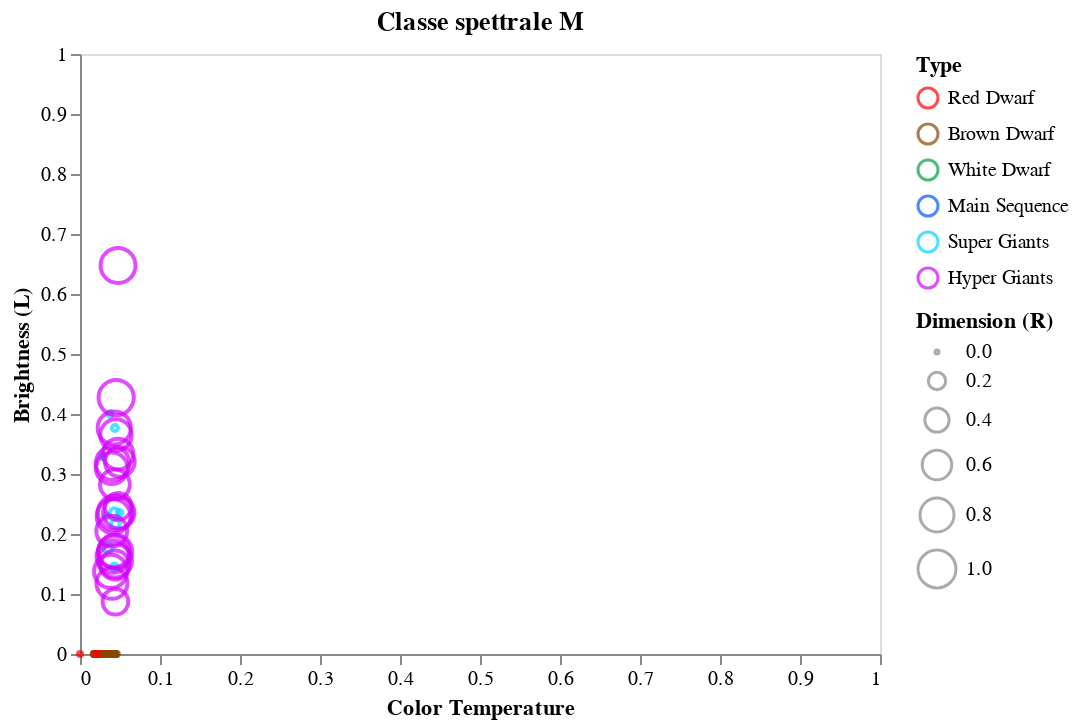

The code cell stored with this chart in its notebook:
### Code cell
data = dataset[dataset['Spectral_Class'] == 'M']

alt.Chart(data, title = "Classe spettrale M").mark_point().encode( 
    
    x = alt.X('Temperature',
         scale = alt.Scale(domain = (min(dataset.Temperature), max(dataset.Temperature))),
         axis = alt.Axis(format='K', title='Color Temperature', grid = False)
         ),
    
    y = alt.Y('L',
         scale = alt.Scale(domain = (min(dataset.L), max(dataset.L))),
         axis = alt.Axis(format='K', title='Brightness (L)', grid = False)
         ),
    
    size = alt.Size('R', 
                    scale = alt.Scale(domain = [0, 1]), 
                    legend = alt.Legend(title = 'Dimension (R)')
                   ),
    
    color = alt.Color('Type', scale=alt.Scale(domain=dom, range=rng)
                     )
    
)

### Figure 1 — Vega-Lite specification as saved in the notebook (floating-point values rounded to 4 significant figures)
{"config": {"view": {"continuousWidth": 400, "continuousHeight": 300}}, "data": {"name": "data-1515f9d870a85db3b1e07a2775229dca"}, "mark": "point", "encoding": {"color": {"type": "nominal", "field": "Type", "scale": {"domain": ["Red Dwarf", "Brown Dwarf", "White Dwarf", "Main Sequence", "Super Giants", "Hyper Giants"], "range": ["#fc0000", "#874701", "#029c49", "#0055ff", "#00d5ff", "#d400ff"]}}, "size": {"type": "quantitative", "field": "R", "legend": {"title": "Dimension (R)"}, "scale": {"domain": [0, 1]}}, "x": {"type": "quantitative", "axis": {"format": "K", "grid": false, "title": "Color Temperature"}, "field": "Temperature", "scale": {"domain": [0.0, 1.0]}}, "y": {"type": "quantitative", "axis": {"format": "K", "grid": false, "title": "Brightness (L)"}, "field": "L", "scale": {"domain": [0.0, 1.0]}}}, "title": "Classe spettrale M", "$schema": "https://vega.github.io/schema/vega-lite/v4.8.1.json", "datasets": {"data-1515f9d870a85db3b1e07a2775229dca": [{"Temperature": 0.02966, "L": 2.731e-09, "R": 8.294e-05, "A_M": 0.8768, "Color": "Red", "Spectral_Class": "M", "Type": "Red Dwarf"}, {"Temperature": 0.02898, "L": 4.945e-10, "R": 7.483e-05, "A_M": 0.8918, "Color": "Red", "Spectral_Class": "M", "Type": "Red Dwarf"}, {"Temperature": 0.01737, "L": 2.59e-10, "R": 4.804e-05, "A_M": 0.9575, "Color": "Red", "Spectral_Class": "M", "Type": "Red Dwarf"}, {"Temperature": 0.02262, "L": 1.413e-10, "R": 7.78e-05, "A_M": 0.8934, "Color": "Red", "Spectral_Class": "M", "Type": "Red Dwarf"}, {"Temperature": 0.0, "L": 6.828e-11, "R": 4.855e-05, "A_M": 1.0, "Color": "Red", "Spectral_Class": "M", "Type": "Red Dwarf"}, {"Temperature": 0.02367, "L": 6.71e-10, "R": 5.214e-05, "A_M": 0.9037, "Color": "Red", "Spectral_Class": "M", "Type": "Red Dwarf"}, {"Temperature": 0.01834, "L": 7.652e-10, "R": 6.087e-05, "A_M": 0.9112, "Color": "Red", "Spectral_Class": "M", "Type": "Red Dwarf"}, {"Temperature": 0.01737, "L": 3.767e-10, "R": 4.496e-05, "A_M": 0.9168, "Color": "Red", "Spectral_Class": "M", "Type": "Red Dwarf"}, {"Temperature": 0.01868, "L": 7.181e-10, "R": 5.214e-05, "A_M": 0.9184, "Color": "Red", "Spectral_Class": "M", "Type": "Red Dwarf"}, {"Temperature": 0.01999, "L": 1.177e-10, "R": 6.241e-05, "A_M": 0.8746, "Color": "Red", "Spectral_Class": "M", "Type": "Red Dwarf"}, {"Temperature": 0.04364, "L": 3.32e-09, "R": 0.0002574, "A_M": 0.707, "Color": "Red", "Spectral_Class": "M", "Type": "Brown Dwarf"}, {"Temperature": 0.03127, "L": 1.427e-08, "R": 0.0001887, "A_M": 0.7414, "Color": "Red", "Spectral_Class": "M", "Type": "Brown Dwarf"}, {"Temperature": 0.0314, "L": 3.767e-10, "R": 9.628e-05, "A_M": 0.7858, "Color": "Red", "Spectral_Class": "M", "Type": "Brown Dwarf"}, {"Temperature": 0.04438, "L": 6.381e-09, "R": 0.0001974, "A_M": 0.7004, "Color": "Red", "Spectral_Class": "M", "Type": "Brown Dwarf"}, {"Temperature": 0.01868, "L": 6.122e-10, "R": 6.754e-05, "A_M": 0.7412, "Color": "Red", "Spectral_Class": "M", "Type": "Brown Dwarf"}, {"Temperature": 0.03681, "L": 4.379e-09, "R": 0.0001189, "A_M": 0.7814, "Color": "Red", "Spectral_Class": "M", "Type": "Brown Dwarf"}, {"Temperature": 0.0226, "L": 2.025e-09, "R": 7.78e-05, "A_M": 0.8352, "Color": "Red", "Spectral_Class": "M", "Type": "Brown Dwarf"}, {"Temperature": 0.04606, "L": 4.226e-09, "R": 0.0002369, "A_M": 0.7104, "Color": "Red", "Spectral_Class": "M", "Type": "Brown Dwarf"}, {"Temperature": 0.03292, "L": 4.168e-09, "R": 9.664e-05, "A_M": 0.7958, "Color": "Red", "Spectral_Class": "M", "Type": "Brown Dwarf"}, {"Temperature": 0.03946, "L": 4.582e-08, "R": 0.0001758, "A_M": 0.7223, "Color": "Red", "Spectral_Class": "M", "Type": "Brown Dwarf"}, {"Temperature": 0.04958, "L": 0.2355, "R": 0.009747, "A_M": 0.156, "Color": "Red", "Spectral_Class": "M", "Type": "Super Giants"}, {"Temperature": 0.03747, "L": 0.4003, "R": 0.0118, "A_M": 0.1789, "Color": "Red", "Spectral_Class": "M", "Type": "Super Giants"}, {"Temperature": 0.03497, "L": 0.1766, "R": 0.04516, "A_M": 0.1845, "Color": "Red", "Spectral_Class": "M", "Type": "Super Giants"}, {"Temperature": 0.03313, "L": 0.2296, "R": 0.00872, "A_M": 0.147, "Color": "Red", "Spectral_Class": "M", "Type": "Super Giants"}, {"Temperature": 0.02809, "L": 0.3296, "R": 0.01283, "A_M": 0.1851, "Color": "Red", "Spectral_Class": "M", "Type": "Super Giants"}, {"Temperature": 0.04364, "L": 0.3767, "R": 0.01488, "A_M": 0.1664, "Color": "Red", "Spectral_Class": "M", "Type": "Super Giants"}, {"Temperature": 0.04298, "L": 0.1448, "R": 0.02309, "A_M": 0.1607, "Color": "Red", "Spectral_Class": "M", "Type": "Super Giants"}, {"Temperature": 0.04296, "L": 0.2355, "R": 0.04567, "A_M": 0.2089, "Color": "Red", "Spectral_Class": "M", "Type": "Super Giants"}, {"Temperature": 0.0443, "L": 0.2166, "R": 0.04311, "A_M": 0.162, "Color": "Red", "Spectral_Class": "M", "Type": "Super Giants"}, {"Temperature": 0.04075, "L": 0.3179, "R": 0.7801, "A_M": 0.0788, "Color": "Red", "Spectral_Class": "M", "Type": "Hyper Giants"}, {"Temperature": 0.04758, "L": 0.3332, "R": 0.6466, "A_M": 0.1341, "Color": "Red", "Spectral_Class": "M", "Type": "Hyper Giants"}, {"Temperature": 0.04979, "L": 0.3202, "R": 0.6071, "A_M": 0.08505, "Color": "Red", "Spectral_Class": "M", "Type": "Hyper Giants"}, {"Temperature": 0.04756, "L": 0.6475, "R": 0.8458, "A_M": 0.121, "Color": "Orange", "Spectral_Class": "M", "Type": "Hyper Giants"}, {"Temperature": 0.04495, "L": 0.365, "R": 0.6795, "A_M": 0.1291, "Color": "Red", "Spectral_Class": "M", "Type": "Hyper Giants"}, {"Temperature": 0.0397, "L": 0.3096, "R": 0.6923, "A_M": 0.005316, "Color": "Red", "Spectral_Class": "M", "Type": "Hyper Giants"}, {"Temperature": 0.04522, "L": 0.4274, "R": 0.8586, "A_M": 0.0, "Color": "Red", "Spectral_Class": "M", "Type": "Hyper Giants"}, {"Temperature": 0.0397, "L": 0.2048, "R": 0.659, "A_M": 0.02001, "Color": "Red", "Spectral_Class": "M", "Type": "Hyper Giants"}, {"Temperature": 0.04763, "L": 0.2461, "R": 0.4901, "A_M": 0.02126, "Color": "Red", "Spectral_Class": "M", "Type": "Hyper Giants"}, {"Temperature": 0.04193, "L": 0.2296, "R": 0.7934, "A_M": 0.01751, "Color": "Red", "Spectral_Class": "M", "Type": "Hyper Giants"}, {"Temperature": 0.03684, "L": 6.499e-09, "R": 2.494e-05, "A_M": 0.8802, "Color": "Red", "Spectral_Class": "M", "Type": "Red Dwarf"}, {"Temperature": 0.03923, "L": 6.946e-10, "R": 9.32e-05, "A_M": 0.9024, "Color": "Red", "Spectral_Class": "M", "Type": "Red Dwarf"}, {"Temperature": 0.02743, "L": 1.884e-10, "R": 4.393e-05, "A_M": 0.8759, "Color": "Red", "Spectral_Class": "M", "Type": "Red Dwarf"}, {"Temperature": 0.02354, "L": 3.061e-10, "R": 4.28e-05, "A_M": 0.9031, "Color": "Red", "Spectral_Class": "M", "Type": "Red Dwarf"}, {"Temperature": 0.02617, "L": 7.064e-11, "R": 5.522e-05, "A_M": 0.9634, "Color": "Red", "Spectral_Class": "M", "Type": "Red Dwarf"}, {"Temperature": 0.03563, "L": 1.06e-09, "R": 6.343e-05, "A_M": 0.9084, "Color": "Red", "Spectral_Class": "M", "Type": "Red Dwarf"}, {"Temperature": 0.02643, "L": 2.825e-10, "R": 4.342e-05, "A_M": 0.9462, "Color": "Red", "Spectral_Class": "M", "Type": "Red Dwarf"}, {"Temperature": 0.02307, "L": 1.06e-09, "R": 4.244e-05, "A_M": 0.8871, "Color": "Red", "Spectral_Class": "M", "Type": "Red Dwarf"}, {"Temperature": 0.02194, "L": 3.296e-10, "R": 5.625e-05, "A_M": 0.9165, "Color": "Red", "Spectral_Class": "M", "Type": "Red Dwarf"}, {"Temperature": 0.02449, "L": 7.535e-10, "R": 5.728e-05, "A_M": 0.9803, "Color": "Red", "Spectral_Class": "M", "Type": "Red Dwarf"}, {"Temperature": 0.03694, "L": 2.463e-08, "R": 0.0001358, "A_M": 0.7573, "Color": "Red", "Spectral_Class": "M", "Type": "Brown Dwarf"}, {"Temperature": 0.04382, "L": 2.581e-08, "R": 0.0001907, "A_M": 0.6892, "Color": "Red", "Spectral_Class": "M", "Type": "Brown Dwarf"}, {"Temperature": 0.03586, "L": 9.913e-09, "R": 8.807e-05, "A_M": 0.7855, "Color": "Red", "Spectral_Class": "M", "Type": "Brown Dwarf"}, {"Temperature": 0.03182, "L": 1.027e-08, "R": 0.0001753, "A_M": 0.7461, "Color": "Red", "Spectral_Class": "M", "Type": "Brown Dwarf"}, {"Temperature": 0.04233, "L": 4.615e-09, "R": 0.000145, "A_M": 0.7133, "Color": "Red", "Spectral_Class": "M", "Type": "Brown Dwarf"}, {"Temperature": 0.03261, "L": 1.083e-09, "R": 0.0001753, "A_M": 0.7405, "Color": "Red", "Spectral_Class": "M", "Type": "Brown Dwarf"}, {"Temperature": 0.02499, "L": 3.909e-09, "R": 0.0001189, "A_M": 0.7936, "Color": "Red", "Spectral_Class": "M", "Type": "Brown Dwarf"}, {"Temperature": 0.03686, "L": 1.672e-09, "R": 0.0001532, "A_M": 0.7439, "Color": "Red", "Spectral_Class": "M", "Type": "Brown Dwarf"}, {"Temperature": 0.01792, "L": 6.122e-10, "R": 4.598e-05, "A_M": 0.7733, "Color": "Red", "Spectral_Class": "M", "Type": "Brown Dwarf"}, {"Temperature": 0.03203, "L": 1.495e-09, "R": 7.832e-05, "A_M": 0.8099, "Color": "Red", "Spectral_Class": "M", "Type": "Brown Dwarf"}, {"Temperature": 0.03994, "L": 0.1177, "R": 0.6615, "A_M": 0.03815, "Color": "Red", "Spectral_Class": "M", "Type": "Hyper Giants"}, {"Temperature": 0.04377, "L": 0.1483, "R": 0.5769, "A_M": 0.03471, "Color": "Red", "Spectral_Class": "M", "Type": "Hyper Giants"}, {"Temperature": 0.04403, "L": 0.2355, "R": 0.8391, "A_M": 0.01845, "Color": "Red", "Spectral_Class": "M", "Type": "Hyper Giants"}, {"Temperature": 0.03836, "L": 0.1377, "R": 0.7626, "A_M": 0.03127, "Color": "Red", "Spectral_Class": "M", "Type": "Hyper Giants"}, {"Temperature": 0.0439, "L": 0.1554, "R": 0.7811, "A_M": 0.03315, "Color": "Red", "Spectral_Class": "M", "Type": "Hyper Giants"}, {"Temperature": 0.04241, "L": 0.1707, "R": 0.6795, "A_M": 0.02783, "Color": "Red", "Spectral_Class": "M", "Type": "Hyper Giants"}, {"Temperature": 0.0443, "L": 0.08712, "R": 0.4496, "A_M": 0.05222, "Color": "Red", "Spectral_Class": "M", "Type": "Hyper Giants"}, {"Temperature": 0.04837, "L": 0.2355, "R": 0.6795, "A_M": 0.03815, "Color": "Red", "Spectral_Class": "M", "Type": "Hyper Giants"}, {"Temperature": 0.03636, "L": 4.12e-10, "R": 4.249e-05, "A_M": 0.9093, "Color": "Red", "Spectral_Class": "M", "Type": "Red Dwarf"}, {"Temperature": 0.04183, "L": 1.001e-09, "R": 4.578e-05, "A_M": 0.9962, "Color": "Red", "Spectral_Class": "M", "Type": "Red Dwarf"}, {"Temperature": 0.0336, "L": 5.415e-10, "R": 5.214e-05, "A_M": 0.9987, "Color": "Red", "Spectral_Class": "M", "Type": "Red Dwarf"}, {"Temperature": 0.03171, "L": 8.241e-11, "R": 4.352e-05, "A_M": 0.9018, "Color": "Red", "Spectral_Class": "M", "Type": "Red Dwarf"}, {"Temperature": 0.0413, "L": 6.593e-10, "R": 5.163e-05, "A_M": 0.9081, "Color": "Red", "Spectral_Class": "M", "Type": "Red Dwarf"}, {"Temperature": 0.03379, "L": 8.005e-10, "R": 5.779e-05, "A_M": 0.9866, "Color": "Red", "Spectral_Class": "M", "Type": "Red Dwarf"}, {"Temperature": 0.02617, "L": 9.3e-10, "R": 4.352e-05, "A_M": 0.9006, "Color": "Red", "Spectral_Class": "M", "Type": "Red Dwarf"}, {"Temperature": 0.02422, "L": 1.295e-10, "R": 4.183e-05, "A_M": 0.8952, "Color": "Red", "Spectral_Class": "M", "Type": "Red Dwarf"}, {"Temperature": 0.02409, "L": 9.607e-10, "R": 3.582e-05, "A_M": 0.9844, "Color": "Red", "Spectral_Class": "M", "Type": "Red Dwarf"}, {"Temperature": 0.02081, "L": 4.203e-10, "R": 3.962e-05, "A_M": 0.9384, "Color": "Red", "Spectral_Class": "M", "Type": "Red Dwarf"}, {"Temperature": 0.03037, "L": 1.295e-10, "R": 0.0002482, "A_M": 0.7126, "Color": "Red", "Spectral_Class": "M", "Type": "Brown Dwarf"}, {"Temperature": 0.04382, "L": 1.766e-10, "R": 0.0001907, "A_M": 0.6961, "Color": "Red", "Spectral_Class": "M", "Type": "Brown Dwarf"}, {"Temperature": 0.0305, "L": 9.324e-09, "R": 0.0001548, "A_M": 0.722, "Color": "Red", "Spectral_Class": "M", "Type": "Brown Dwarf"}, {"Temperature": 0.02759, "L": 1.015e-08, "R": 0.0001702, "A_M": 0.783, "Color": "Red", "Spectral_Class": "M", "Type": "Brown Dwarf"}, {"Temperature": 0.04212, "L": 9.654e-10, "R": 0.0003139, "A_M": 0.8177, "Color": "Red", "Spectral_Class": "M", "Type": "Brown Dwarf"}, {"Temperature": 0.03426, "L": 2.614e-09, "R": 0.0003703, "A_M": 0.834, "Color": "Red", "Spectral_Class": "M", "Type": "Brown Dwarf"}, {"Temperature": 0.03027, "L": 9.442e-09, "R": 0.0001189, "A_M": 0.7301, "Color": "Red", "Spectral_Class": "M", "Type": "Brown Dwarf"}, {"Temperature": 0.04359, "L": 1.201e-09, "R": 0.0002831, "A_M": 0.8186, "Color": "Red", "Spectral_Class": "M", "Type": "Brown Dwarf"}, {"Temperature": 0.03639, "L": 3.909e-09, "R": 0.0001702, "A_M": 0.7552, "Color": "Red", "Spectral_Class": "M", "Type": "Brown Dwarf"}, {"Temperature": 0.04209, "L": 1.436e-09, "R": 0.0001271, "A_M": 0.8208, "Color": "Red", "Spectral_Class": "M", "Type": "Brown Dwarf"}, {"Temperature": 0.04285, "L": 0.3767, "R": 0.7596, "A_M": 0.1357, "Color": "Red", "Spectral_Class": "M", "Type": "Hyper Giants"}, {"Temperature": 0.04101, "L": 0.1625, "R": 0.7288, "A_M": 0.1169, "Color": "Red", "Spectral_Class": "M", "Type": "Hyper Giants"}, {"Temperature": 0.04364, "L": 0.2825, "R": 0.6107, "A_M": 0.126, "Color": "Red", "Spectral_Class": "M", "Type": "Hyper Giants"}, {"Temperature": 0.04401, "L": 0.1707, "R": 0.797, "A_M": 0.1316, "Color": "Red", "Spectral_Class": "M", "Type": "Hyper Giants"}, {"Temperature": 0.02344, "L": 1.778e-10, "R": 4.265e-05, "A_M": 0.8796, "Color": "Red", "Spectral_Class": "M", "Type": "Red Dwarf"}, {"Temperature": 0.02562, "L": 6.487e-10, "R": 5.522e-05, "A_M": 0.9478, "Color": "Red", "Spectral_Class": "M", "Type": "Red Dwarf"}, {"Temperature": 0.03888, "L": 1.943e-10, "R": 6.035e-05, "A_M": 0.9218, "Color": "Red", "Spectral_Class": "M", "Type": "Red Dwarf"}, {"Temperature": 0.0336, "L": 4.379e-10, "R": 4.634e-05, "A_M": 0.9149, "Color": "Red", "Spectral_Class": "M", "Type": "Red Dwarf"}, {"Temperature": 0.03978, "L": 6.369e-10, "R": 3.536e-05, "A_M": 0.9068, "Color": "Red", "Spectral_Class": "M", "Type": "Red Dwarf"}, {"Temperature": 0.02496, "L": 3.202e-10, "R": 4.563e-05, "A_M": 0.9021, "Color": "Red", "Spectral_Class": "M", "Type": "Red Dwarf"}, {"Temperature": 0.02704, "L": 4.485e-10, "R": 5.676e-05, "A_M": 0.9184, "Color": "Red", "Spectral_Class": "M", "Type": "Red Dwarf"}, {"Temperature": 0.04059, "L": 5.545e-10, "R": 4.691e-05, "A_M": 0.894, "Color": "Red", "Spectral_Class": "M", "Type": "Red Dwarf"}, {"Temperature": 0.02204, "L": 9.053e-10, "R": 5.317e-05, "A_M": 0.9809, "Color": "Red", "Spectral_Class": "M", "Type": "Red Dwarf"}, {"Temperature": 0.04162, "L": 1.032e-09, "R": 6.189e-05, "A_M": 0.884, "Color": "Red", "Spectral_Class": "M", "Type": "Red Dwarf"}, {"Temperature": 0.04001, "L": 6.145e-09, "R": 7.165e-05, "A_M": 0.7314, "Color": "Red", "Spectral_Class": "M", "Type": "Brown Dwarf"}, {"Temperature": 0.03463, "L": 2.731e-09, "R": 0.0002318, "A_M": 0.7083, "Color": "Red", "Spectral_Class": "M", "Type": "Brown Dwarf"}, {"Temperature": 0.02772, "L": 8.382e-09, "R": 0.0001394, "A_M": 0.7933, "Color": "Red", "Spectral_Class": "M", "Type": "Brown Dwarf"}, {"Temperature": 0.03345, "L": 1.789e-09, "R": 0.0001897, "A_M": 0.7747, "Color": "Red", "Spectral_Class": "M", "Type": "Brown Dwarf"}, {"Temperature": 0.04162, "L": 6.263e-09, "R": 0.0001594, "A_M": 0.7614, "Color": "Red", "Spectral_Class": "M", "Type": "Brown Dwarf"}, {"Temperature": 0.04359, "L": 3.084e-09, "R": 0.0003395, "A_M": 0.8001, "Color": "Red", "Spectral_Class": "M", "Type": "Brown Dwarf"}, {"Temperature": 0.03161, "L": 1.46e-09, "R": 0.0001281, "A_M": 0.8143, "Color": "Red", "Spectral_Class": "M", "Type": "Brown Dwarf"}, {"Temperature": 0.04091, "L": 1.377e-09, "R": 0.0001681, "A_M": 0.8399, "Color": "Red", "Spectral_Class": "M", "Type": "Brown Dwarf"}, {"Temperature": 0.03639, "L": 7.558e-09, "R": 0.0002374, "A_M": 0.7724, "Color": "Red", "Spectral_Class": "M", "Type": "Brown Dwarf"}, {"Temperature": 0.04004, "L": 3.084e-09, "R": 0.0003421, "A_M": 0.8348, "Color": "Red", "Spectral_Class": "M", "Type": "Brown Dwarf"}]}}
